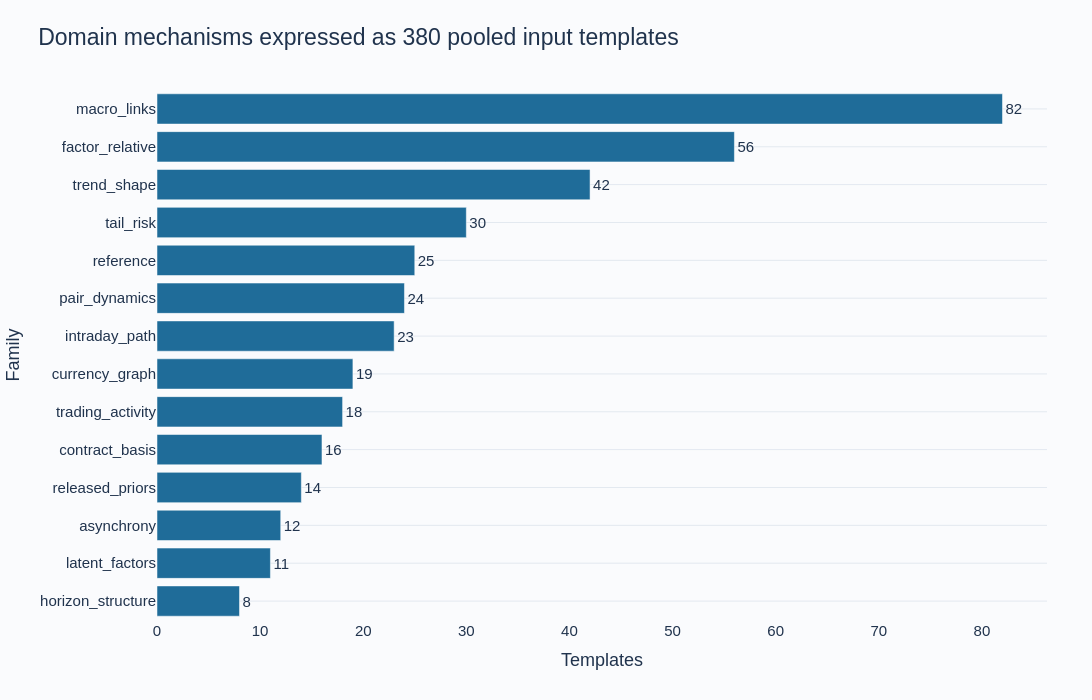

Source (notebook cell):
### Markdown cell above
### Translate mechanisms into observable features

Trend shape, tail risk, activity, overnight versus intraday paths, and stale observations describe the individual market. Factor-relative innovations, macro-market links, FX currency strengths, contract/settlement differences, and pair dynamics describe relationships. Release-safe historical pools, horizon structure, and strictly trailing latent factors describe shared prediction structure.

JPY prices are divided by USD/JPY before comparison with dollar movements. JPX/GLD and futures-contract differences remain **relative-price proxies**: missing delivery curves, units, timestamps, and transaction costs prevent carry or arbitrage claims. No guessed calendar, revised fundamentals, future holdings, or retrospective news enter predictors.

### Code cell
family_counts = pd.Series(inventory["family_templates"]).sort_values().rename_axis("Family").reset_index(name="Templates")
fig = px.bar(family_counts, x="Templates", y="Family", orientation="h", text="Templates", title="Domain mechanisms expressed as 380 pooled input templates")
fig.update_traces(marker_color="#1F6C99", textposition="outside")
show_figure(fig, root, "domain_family_templates", 700)

### Figure 1 — Plotly figure (JSON) as saved in the notebook; plotly's stock layout.template omitted (floating-point values rounded to 4 significant figures)
{"data": [{"hovertemplate": "Templates=%{text}<br>Family=%{y}<extra></extra>", "legendgroup": "", "marker": {"color": "#1F6C99", "pattern": {"shape": ""}}, "name": "", "orientation": "h", "showlegend": false, "text": [8.0, 11.0, 12.0, 14.0, 16.0, 18.0, 19.0, 23.0, 24.0, 25.0, 30.0, 42.0, 56.0, 82.0], "textposition": "outside", "type": "bar", "x": [8, 11, 12, 14, 16, 18, 19, 23, 24, 25, 30, 42, 56, 82], "xaxis": "x", "y": ["horizon_structure", "latent_factors", "asynchrony", "released_priors", "contract_basis", "trading_activity", "currency_graph", "intraday_path", "pair_dynamics", "reference", "tail_risk", "trend_shape", "factor_relative", "macro_links"], "yaxis": "y"}], "layout": {"barmode": "relative", "colorway": ["#1F6C99", "#27A394", "#EDAF43", "#D76C64", "#8070A6"], "font": {"color": "#20334D", "family": "Arial", "size": 15}, "height": 700, "legend": {"tracegroupgap": 0}, "margin": {"b": 80, "l": 85, "r": 45, "t": 90}, "paper_bgcolor": "#FAFBFD", "plot_bgcolor": "#FAFBFD", "title": {"font": {"size": 23}, "text": "Domain mechanisms expressed as 380 pooled input templates", "x": 0.035}, "width": 1120, "xaxis": {"anchor": "y", "domain": [0.0, 1.0], "showgrid": false, "title": {"text": "Templates"}, "zeroline": false}, "yaxis": {"anchor": "x", "domain": [0.0, 1.0], "gridcolor": "#E3E9F0", "title": {"text": "Family"}, "zerolinecolor": "#9EAFBF"}}}
